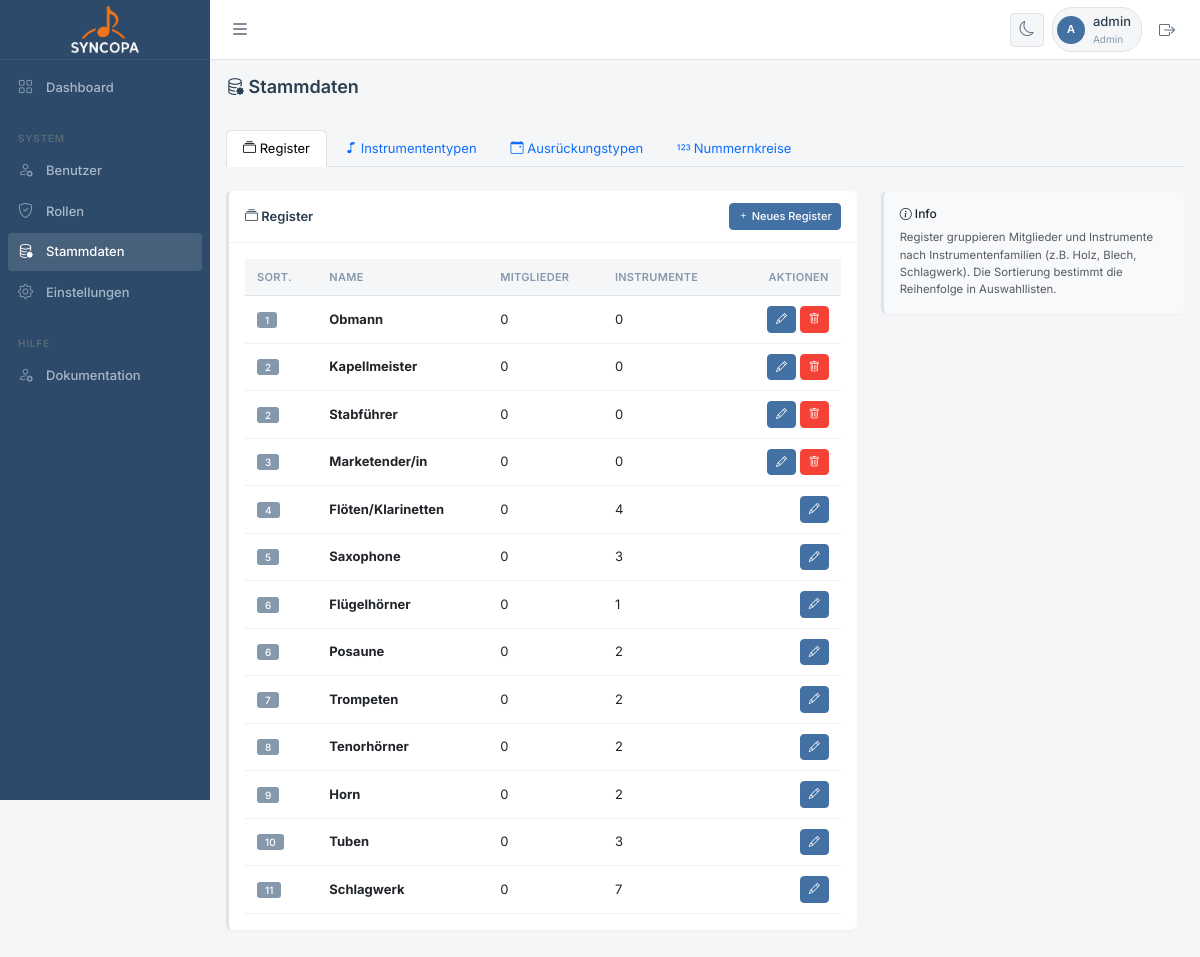
Screenshot of /stammdaten.php (signed in) with the database file from the repository.
### tables this page shows
CREATE TABLE IF NOT EXISTS `register` (
  `id` int(11) NOT NULL AUTO_INCREMENT,
  `name` varchar(50) NOT NULL,
  `beschreibung` text DEFAULT NULL,
  `sortierung` int(11) DEFAULT 0,
  PRIMARY KEY (`id`)
);

### classes/Database.php (called while the page is built, shortened)
<?php
class Database {
    private static $instance = null;
    private $conn;
    private function __construct() {
        try {
            $dsn = "mysql:host=" . DB_HOST . ";dbname=" . DB_NAME . ";charset=" . DB_CHARSET;
            $options = [
                PDO::ATTR_ERRMODE => PDO::ERRMODE_EXCEPTION,
                PDO::ATTR_DEFAULT_FETCH_MODE => PDO::FETCH_ASSOC,
                PDO::ATTR_EMULATE_PREPARES => false,
            ];
            $this->conn = new PDO($dsn, DB_USER, DB_PASS, $options);
        } catch (PDOException $e) {
            die("Datenbankverbindung fehlgeschlagen: " . $e->getMessage());
        }
    }
    public static function getInstance() {
        if (self::$instance === null) {
            self::$instance = new self();
        }
        return self::$instance;
    }
    public function query($sql, $params = []) {
        try {
            $stmt = $this->conn->prepare($sql);
            $stmt->execute($params);
            return $stmt;
        } catch (PDOException $e) {
            error_log("Datenbankfehler: " . $e->getMessage());
            throw $e;
        }
    }
    public function fetchAll($sql, $params = []) {
        return $this->query($sql, $params)->fetchAll();
    }
    public function execute($sql, $params = []) {
        return $this->query($sql, $params);
    }
}

### stammdaten.php (the view, shortened to what this page needs)
<?php
$db = Database::getInstance();
$tab = $_GET['tab'] ?? 'register';
$register = $db->fetchAll("SELECT r.*,
    (SELECT COUNT(*) FROM mitglieder WHERE register_id = r.id) as mitglieder_count,
    (SELECT COUNT(*) FROM instrument_typen WHERE register_id = r.id) as instrumente_count
    FROM register r ORDER BY r.sortierung, r.name");
include 'includes/header.php';
?>
<div class="d-flex justify-content-between align-items-center mb-4">
    <h1 class="h2"><i class="bi bi-database-gear"></i> Stammdaten</h1>
</div>
<ul class="nav nav-tabs mb-4">
    <li class="nav-item">
        <a class="nav-link <?php echo $tab === 'register' ? 'active' : ''; ?>" href="?tab=register">
            <i class="bi bi-collection"></i> Register
        </a>
    </li>
    <li class="nav-item">
        <a class="nav-link <?php echo $tab === 'instrumenttypen' ? 'active' : ''; ?>" href="?tab=instrumenttypen">
            <i class="bi bi-music-note"></i> Instrumententypen
        </a>
    </li>
    <li class="nav-item">
        <a class="nav-link <?php echo $tab === 'ausrueckungstypen' ? 'active' : ''; ?>" href="?tab=ausrueckungstypen">
            <i class="bi bi-calendar-event"></i> Ausrückungstypen
        </a>
    </li>
    <li class="nav-item">
        <a class="nav-link <?php echo $tab === 'nummernkreise' ? 'active' : ''; ?>" href="?tab=nummernkreise">
            <i class="bi bi-123"></i> Nummernkreise
        </a>
    </li>
</ul>
<?php if ($tab === 'register'): ?>
<div class="row">
    <div class="col-lg-8">
        <div class="card">
            <div class="card-header d-flex justify-content-between align-items-center">
                <span><i class="bi bi-collection"></i> Register</span>
                <button class="btn btn-sm btn-primary" data-bs-toggle="modal" data-bs-target="#registerModal" onclick="editRegister()">
                    <i class="bi bi-plus"></i> Neues Register
                </button>
            </div>
            <div class="card-body">
                <table class="table table-hover">
                    <thead>
                        <tr>
                            <th>Sort.</th>
                            <th>Name</th>
                            <th>Mitglieder</th>
                            <th>Instrumente</th>
                            <th class="text-end">Aktionen</th>
                        </tr>
                    </thead>
                    <tbody>
                        <?php foreach ($register as $r): ?>
                        <tr>
                            <td><span class="badge bg-secondary"><?php echo $r['sortierung']; ?></span></td>
                            <td><strong><?php echo htmlspecialchars($r['name']); ?></strong></td>
                            <td><?php echo $r['mitglieder_count']; ?></td>
                            <td><?php echo $r['instrumente_count']; ?></td>
                            <td class="text-end">
                                <button class="btn btn-sm btn-primary" onclick="editRegister(<?php echo htmlspecialchars(json_encode($r)); ?>)">
                                    <i class="bi bi-pencil"></i>
                                </button>
                                <?php if ($r['mitglieder_count'] == 0 && $r['instrumente_count'] == 0): ?>
                                <form method="POST" class="d-inline" onsubmit="return confirm('Register wirklich löschen?')">
                                    <button type="submit" class="btn btn-sm btn-danger"><i class="bi bi-trash"></i></button>
                                </form>
                                <?php endif; ?>
                            </td>
                        </tr>
                        <?php endforeach; ?>
                    </tbody>
                </table>
            </div>
        </div>
    </div>
    <div class="col-lg-4">
        <div class="card bg-light">
            <div class="card-body">
                <h6><i class="bi bi-info-circle"></i> Info</h6>
                <p class="small text-muted mb-0">
                    Register gruppieren Mitglieder und Instrumente nach Instrumentenfamilien
                    (z.B. Holz, Blech, Schlagwerk). Die Sortierung bestimmt die Reihenfolge in Auswahllisten.
                </p>
            </div>
        </div>
    </div>
</div>
<?php endif; ?>
<?php include 'includes/footer.php'; ?>

### includes/header.php (style rules this page uses)
:root { --c-primary: #4471A3; --c-primary-light: #5496cb; --c-success: #5b8a72; --c-warning: #D19A3E; --c-danger: #F44336; --c-info: #77bad7; --sidebar-w: 210px; --topbar-h: 60px; --radius: 4px; --radius-lg: 6px; --shadow-sm: 0 1px 2px rgba(0,0,0,0.04); --transition: 0.2s ease; }
[data-theme="light"] { --bg-body: #f5f6f8; --bg-card: #ffffff; --bg-sidebar: #2d4a6a; --bg-input: #ffffff; --border: #e0e4e8; --border-light: #eef0f2; --text-primary: #2c3e50; --text-secondary: #5a6c7d; --text-muted: #8699ac; --sidebar-text: #a8b8c8; --sidebar-hover: rgba(255,255,255,0.06); --sidebar-active: rgba(255,255,255,0.12); }
* { font-family: 'Inter', system-ui, sans-serif; -webkit-tap-highlight-color: transparent; box-sizing: border-box; }
body { background: var(--bg-body); color: var(--text-primary); font-size: 13px; line-height: 1.5; overflow-x: hidden; margin: 0; }
a { text-decoration: none !important; color: inherit; }
.card { background: var(--bg-card); border: none; border-radius: var(--radius-lg); box-shadow: var(--shadow-sm); margin-bottom: 16px; border-left: 3px solid var(--border); }
.card-header { background: transparent; border-bottom: 1px solid var(--border-light); padding: 12px 16px; font-weight: 600; font-size: 13px; color: var(--text-primary); }
.card-body { padding: 16px; }
.bg-secondary { background-color: var(--text-muted) !important; }
.btn { font-size: 12px; font-weight: 500; padding: 6px 12px; border-radius: var(--radius); transition: all var(--transition); }
.btn-sm { padding: 4px 8px; font-size: 11px; }
.btn-primary { background: var(--c-primary); border-color: var(--c-primary); }
.btn-danger { background: var(--c-danger); border-color: var(--c-danger); }
.table { font-size: 13px; color: var(--text-primary); margin-bottom: 0; }
.table thead th { font-size: 11px; font-weight: 600; text-transform: uppercase; letter-spacing: 0.3px; color: var(--text-muted); background: var(--bg-body); border-bottom: 1px solid var(--border); padding: 10px 12px; white-space: nowrap; }
.table td { padding: 10px 12px; vertical-align: middle; border-bottom: 1px solid var(--border-light); }
.badge { font-size: 10px; font-weight: 500; padding: 3px 8px; border-radius: 3px; }
h1.h2, .h1, .h2 { font-size: 18px; font-weight: 600; color: var(--text-primary); }
h6 { font-size: 12px; }

### rows the page displays
register: sortierung "1", name "Obmann", mitglieder_count "0", instrumente_count "0"
register: sortierung "2", name "Kapellmeister", mitglieder_count "0", instrumente_count "0"
register: sortierung "2", name "Stabführer", mitglieder_count "0", instrumente_count "0"
register: sortierung "3", name "Marketender/in", mitglieder_count "0", instrumente_count "0"
register: sortierung "4", name "Flöten/Klarinetten", mitglieder_count "0", instrumente_count "4"
register: sortierung "5", name "Saxophone", mitglieder_count "0", instrumente_count "3"
register: sortierung "6", name "Flügelhörner", mitglieder_count "0", instrumente_count "1"
register: sortierung "6", name "Posaune", mitglieder_count "0", instrumente_count "2"
register: sortierung "7", name "Trompeten", mitglieder_count "0", instrumente_count "2"
register: sortierung "8", name "Tenorhörner", mitglieder_count "0", instrumente_count "2"
register: sortierung "9", name "Horn", mitglieder_count "0", instrumente_count "2"
register: sortierung "10", name "Tuben", mitglieder_count "0", instrumente_count "3"
register: sortierung "11", name "Schlagwerk", mitglieder_count "0", instrumente_count "7"

### other values shown
substr(Session::getUsername(), 0, 1) "A"
Session::getUsername() "admin"
Session::getRole() "Admin"
